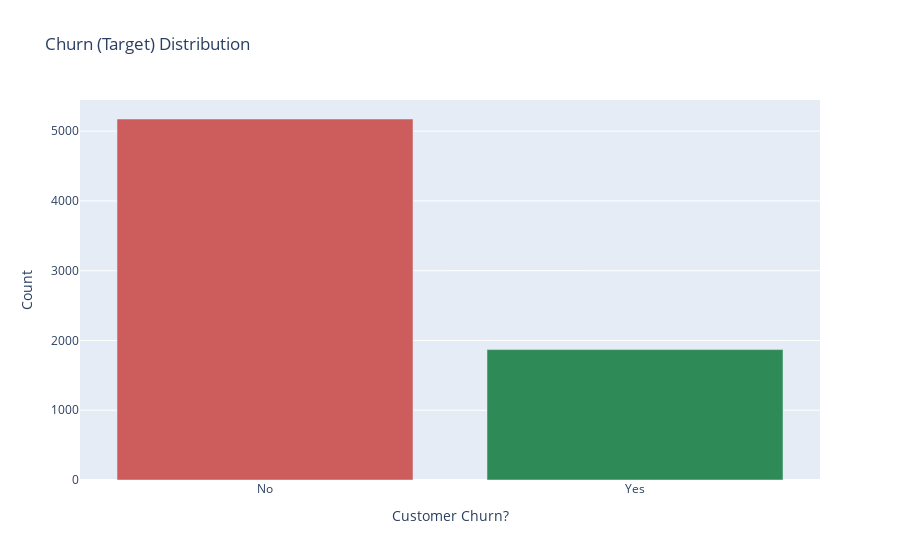

Write notebook code for a chart like this one.
### Markdown cell above
## Understanding the Churn Distribution
- Let's known our target feature

### Code cell
print("CUSTOMERS %CHURN:")
print(round(df_train['Churn'].value_counts(normalize=True) * 100,2))
# df_train.groupby('Churn')['gender'].count().iplot(kind='bar', title='Churn (Target) Distribution', 
#                                                      xTitle='Customer Churn?', yTitle='Count')

trace0 = go.Bar(
    x=df_train.groupby('Churn')['gender'].count().index,
    y=df_train.groupby('Churn')['gender'].count().values,
    marker=dict(
        color=['indianred', 'seagreen']),
)

data = [trace0]
layout = go.Layout(
    title='Churn (Target) Distribution', 
    xaxis=dict(
        title='Customer Churn?'),
    yaxis=dict(
        title='Count')
)

fig = go.Figure(data=data, layout=layout)
iplot(fig)

### Figure 1 — Plotly figure (JSON) as saved in the notebook; plotly's stock layout.template omitted (floating-point values rounded to 4 significant figures)
{"data": [{"marker": {"color": ["indianred", "seagreen"]}, "x": ["No", "Yes"], "y": [5174, 1869], "type": "bar"}], "layout": {"title": {"text": "Churn (Target) Distribution"}, "xaxis": {"title": {"text": "Customer Churn?"}}, "yaxis": {"title": {"text": "Count"}}}}
